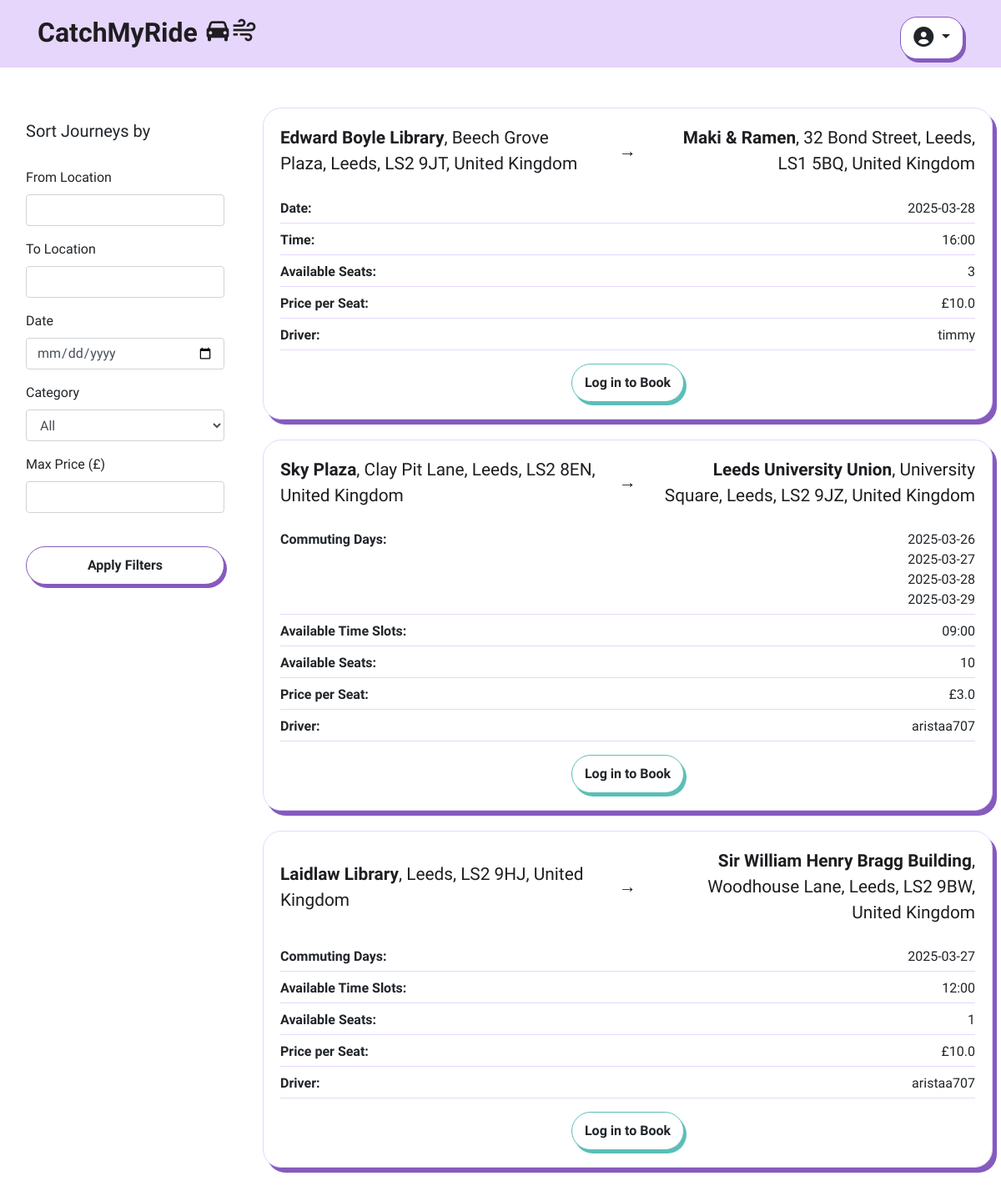
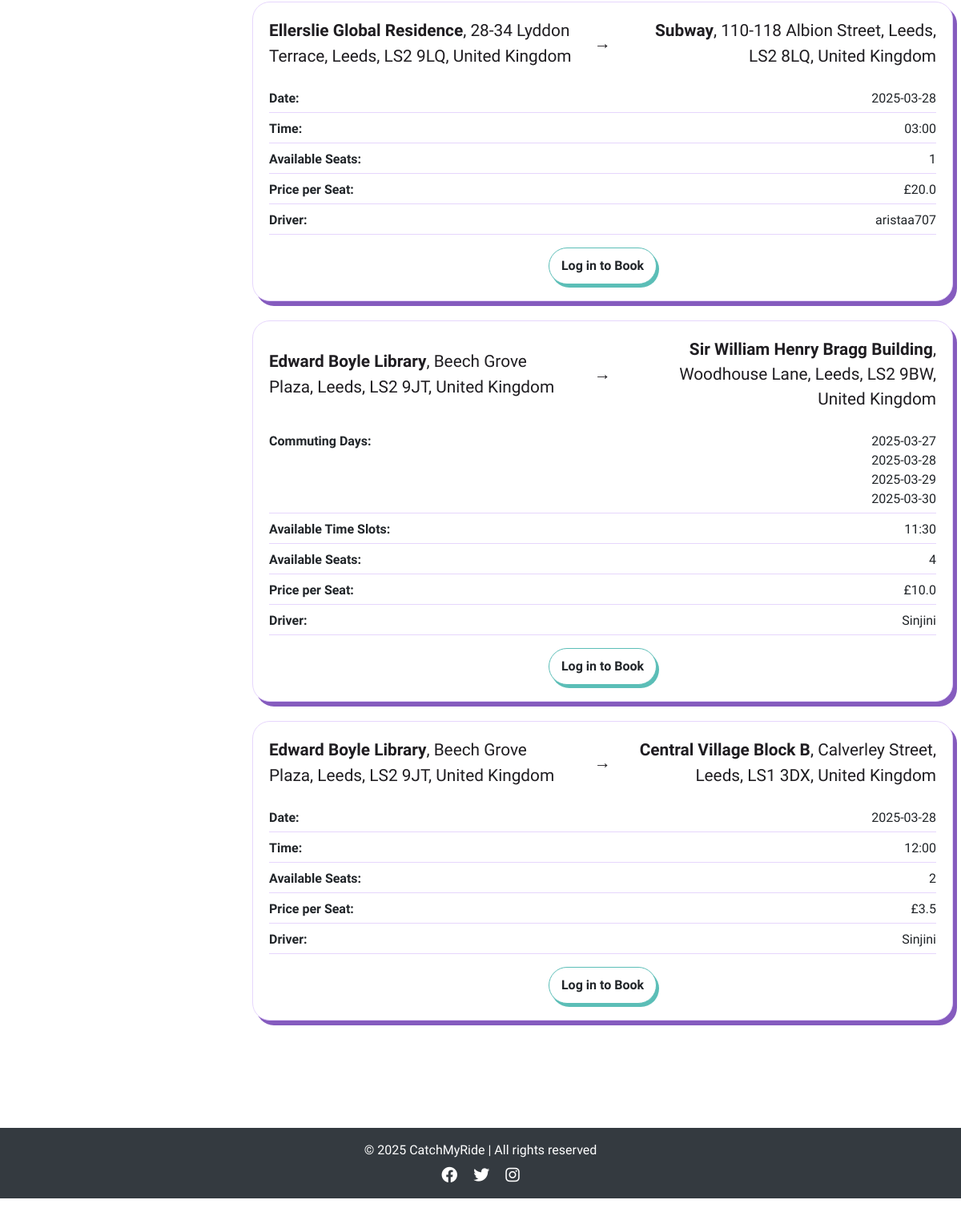
The page /view_journeys on the database its author committed (2 pictures, top to bottom).
### app/models.py (models this page shows, shortened)
class publish_ride(db.Model):
    id = db.Column(db.Integer, primary_key=True)
    driver_id = db.Column(db.Integer, db.ForeignKey('user.id'), nullable=False)
    driver_name = db.Column(db.String(100), nullable=False)  # Added Driver Name
    from_location = db.Column(db.String(200), nullable=False)
    to_location = db.Column(db.String(200), nullable=False)
    date_time = db.Column(db.DateTime, nullable=True)  # Now optional
    available_seats_per_date = db.Column(db.JSON, nullable=True)
    price_per_seat = db.Column(db.Float, nullable=False)
    category = db.Column(db.String(50), nullable=False)
    recurrence_dates = db.Column(db.String(255), nullable=True)
    commute_times = db.Column(db.String(255), nullable=True)  # Stores commute time slots
    is_available = db.Column(db.Boolean, default=True)

### app/views.py (the view)
@app.route('/view_journeys')
def view_journeys():
    db.session.commit()
    db.session.expire_all()
    journeys = publish_ride.query.all()
    booked_journey_ids = set()
    if current_user.is_authenticated:
        booked_journey_ids = {booking.ride_id for booking in book_ride.query.filter_by(user_id=current_user.id).all()}
    for journey in journeys:
        try:
            journey.seat_tracking = json.loads(journey.available_seats_per_date) if journey.available_seats_per_date else {}
        except (json.JSONDecodeError, TypeError):
            journey.seat_tracking = {}  # Prevent errors if data is invalid
        journey.user_has_booked = journey.id in booked_journey_ids
    return render_template('view_journeys.html', journeys=journeys, user=current_user)

### app/views.py (called while the page is built)
@app.before_request
def check_redirect_after_login():
    if 'redirect_after_login' in session and current_user.is_authenticated:
        redirect_path = session.pop('redirect_after_login')
        return redirect(redirect_path)

@app.context_processor
def inject_user():
    return dict(user=current_user)

### app/templates/view_journeys.html (shortened to what this page needs)
{% extends "base.html" %}
{% block content %}
<div class="container-fluid my-5">
    <div class="row">
        <div class="col-md-3">
            <div class="filter-sidebar p-3">
                <h5>Sort Journeys by</h5>
                <br>
                <form id="journeyFilters">
                    <div class="mb-3">
                        <label for="filterFrom" class="form-label">From Location</label>
                        <input type="text" class="form-control" id="filterFrom">
                    </div>
                    <div class="mb-3">
                        <label for="filterTo" class="form-label">To Location</label>
                        <input type="text" class="form-control" id="filterTo">
                    </div>
                    <div class="mb-3">
                        <label for="filterDate" class="form-label">Date</label>
                        <input type="date" class="form-control" id="filterDate">
                    </div>
                    <div class="mb-3">
                        <label for="filterCategory" class="form-label">Category</label>
                        <select class="form-control" id="filterCategory">
                            <option value="">All</option>
                        </select>
                    </div>
                    <div class="mb-3">
                        <label for="filterPrice" class="form-label">Max Price (£)</label>
                        <input type="number" class="form-control" id="filterPrice">
                    </div>
                    <br>
                    <button type="button" id="applyFilters" class="btn btn-base btn-one w-100">Apply Filters</button>
                </form>
            </div>
        </div>
        <div class="col-md-9 card-list-container">
            {% if journeys %}
                <div class="row">
                    {% for journey in journeys %}
                        <div class="col-12 mb-4">
                            <div class="card">
                                <div class="card-body">
                                    <div class="journey-title-container">
                                        <div class="from">
                                            <strong>{{ journey.from_location.split(',')[0] }}</strong>{{ journey.from_location.replace(journey.from_location.split(',')[0], '') }}
                                        </div>
                                        <div class="arrow">→</div>
                                        <div class="to">
                                            <strong>{{ journey.to_location.split(',')[0] }}</strong>{{ journey.to_location.replace(journey.to_location.split(',')[0], '') }}
                                        </div>
                                    </div>
                                    <div class="journey-details">
                                        {% if journey.category == "one-time" %}
                                            <div class="detail-item">
                                                <span class="detail-heading">Date:</span>
                                                <span>{{ journey.date_time.strftime('%Y-%m-%d') }}</span>
                                            </div>
                                            <div class="detail-item">
                                                <span class="detail-heading">Time:</span>
                                                <span>{{ journey.date_time.strftime('%H:%M') }}</span>
                                            </div>
                                        {% elif journey.category == "commuting" %}
                                            <div class="detail-item">
                                                <span class="detail-heading">Commuting Days:</span>
                                                <ul class="date-list">
                                                    {% for date in journey.recurrence_dates.split(',') %}
                                                    <li>{{ date.strip() }}</li>
                                                    {% endfor %}
                                                </ul>
                                            </div>
                                            <div class="detail-item">
                                                <span class="detail-heading">Available Time Slots:</span>
                                                <span>
                                                    {% if journey.commute_times %}
                                                        {{ journey.commute_times | replace(',', ', ') }}
                                                    {% else %}
                                                        N/A
                                                    {% endif %}
                                                </span>
                                            </div>
                                        {% endif %}
                                        <div class="detail-item">
                                            <span class="detail-heading">Available Seats:</span>
                                            <span>{{ journey.seat_tracking.values() | max if journey.seat_tracking else 0 }}</span>
                                        </div>
                                        <div class="detail-item">
                                            <span class="detail-heading">Price per Seat:</span>
                                            <span>£{{ journey.price_per_seat }}</span>
                                        </div>
                                        <div class="detail-item">
                                            <span class="detail-heading">Driver:</span>
                                            <span>{{ journey.driver_name }}</span>
                                        </div>
                                    </div>
                                    <div class="text-center mt-3">
                                        {% if user and journey.user_has_booked %}
                                            {% if journey.category == "one-time" %}
                                                <form action="{{ url_for('book_onetime', ride_id=journey.id) }}" method="get">
                                            {% elif journey.category == "commuting" %}
                                                <form action="{{ url_for('book_commuting', ride_id=journey.id) }}" method="get">
                                            {% endif %}
                                            <button type="submit" class="btn btn-base btn-green">Rebook</button>
                                        </form>
                                        {% else %}
                                            {% if journey.seat_tracking and journey.seat_tracking.values() | max > 0 %}
                                                {% if user.is_authenticated %}
                                                    {% if journey.category == "one-time" %}
                                                        <form action="{{ url_for('book_onetime', ride_id=journey.id) }}" method="get">
                                                    {% elif journey.category == "commuting" %}
                                                        <form action="{{ url_for('book_commuting', ride_id=journey.id) }}" method="get">
                                                    {% endif %}
                                                    <button type="submit" class="btn btn-base btn-one">Book</button>
                                                </form>
                                                {% else %}
                                                    <a href="{{ url_for('login') }}" class="btn btn-base btn-blue" data-bs-target="#loginModal" data-bs-toggle="modal" data-bs-dismiss="modal">Log in to Book</a>
                                                {% endif %}
                                            {% else %}
                                                <button class="btn btn-base btn-red" disabled>Fully Booked</button>
                                            {% endif %}
                                        {% endif %}
                                    </div>
                                </div>
                            </div>
                        </div>
                    {% endfor %}
                </div>
            {% else %}
                <p class="text-center mt-4">No journeys available at the moment.</p>
            {% endif %}
        </div>
    </div>
</div>
{% endblock %}

### app/templates/base.html (shortened to what this page needs)
<!DOCTYPE html>
<html lang="en">
<head>
    <link rel="stylesheet" href="https://stackpath.bootstrapcdn.com/bootstrap/4.2.1/css/bootstrap.min.css">
    <link rel="stylesheet" href="{{ url_for('static', filename='style.css') }}">
    <link rel="stylesheet" href="https://cdnjs.cloudflare.com/ajax/libs/font-awesome/6.0.0-beta3/css/all.min.css">
    <link href='https://unpkg.com/boxicons@2.1.4/css/boxicons.min.css' rel='stylesheet'>
    <link rel="stylesheet" href="https://cdn.jsdelivr.net/npm/flatpickr/dist/flatpickr.min.css">
    <link rel="stylesheet" href="https://unpkg.com/leaflet/dist/leaflet.css" />
</head>
<body class="{% block body_class %}{% endblock %}">
    <div class="flex-wrapper">
    <nav class="navbar">
        <div class="container navbar-container d-flex align-items-baseline justify-content-between">
            <a class="navbar-brand navbar-logo" href="/" aria-label="Catch My Ride Logo" title="Go to home page">
                CatchMyRide <i class='bx bxs-car logo-icon'></i><i class='bx bx-wind logo-icon' ></i>
            </a>
            <div class="dropdown">
                {% if user.is_authenticated %}
                    <button class="btn btn-base btn-profile dropdown-toggle" type="button" id="profileDropdown" data-bs-toggle="dropdown" aria-haspopup="true" aria-expanded="false">
                        {{ user.username }}
                    </button>
                    <div class="dropdown-menu">
                        <a href="{{ url_for('dashboard') }}" class="dropdown-item">
                            <i class='bx bx-home'></i> Dashboard
                        </a>
                        <form id="logout-form" action="{{ url_for('logout') }}" method="POST">
                            <button type="submit" class="dropdown-item"><i class='bx bx-exit'></i>Logout</button>
                        </form>
                    </div>
                {% else %}
                    <button class="btn btn-base btn-profile dropdown-toggle" type="button" id="profileDropdown" data-bs-toggle="dropdown" aria-haspopup="true" aria-expanded="false">
                        <i class="fa-solid fa-user-circle fa-lg"></i>
                    </button>
                {% endif %}
            </div>
        </div>
    </nav>
    <main>
        {% block content %}{% endblock %}
    </main>
    <br>
    <footer class="bg-dark text-white text-center py-3 mt-5">
        <div class="container">
            <p class="mb-0">© 2025 CatchMyRide | All rights reserved</p>
            <div class="social-links mt-2">
                <a href="#" class="text-white mx-2"><i class="fa-brands fa-facebook fa-lg"></i></a>
                <a href="#" class="text-white mx-2"><i class="fa-brands fa-twitter fa-lg"></i></a>
                <a href="#" class="text-white mx-2"><i class="fa-brands fa-instagram fa-lg"></i></a>
            </div>
        </div>
    </footer>
</body>
</html>

### app/static/style.css (style rules this page uses)
body { margin: 0; background-color: #fff; font-family: "Oxanium", serif; font-weight: 300; }
i { font-size: 1.2rem; }
a { color: #855bbe; font-weight: bold; text-decoration: none; transition: color 0.3s ease-in-out; }
.navbar .container { display: flex; flex-direction: row; align-items: center; justify-content: space-between; }
.navbar { background-color: #e6d6fc; text-align: center; padding: 10px 0; }
.navbar-logo, .navbar-logo:hover { color: #1f1d21; font-family: "Shrikhand", serif; font-size: 2rem; }
.logo-icon { font-size: 2rem; }
.btn-base { padding: 10px 15px; border-radius: 23px; font-weight: bold; transition: all 0.2s ease-in-out; background-color: white; color: var(--text-color); border: 1px solid var(--border-color); box-shadow: 3px 4px 0px var(--shadow-color); }
.btn-one { --color: #1f1d21; --border-color: #855bbe; --shadow-color: #855bbe; --bg-color: #e6d6fc; }
.btn-profile { --color: #1f1d21; --border-color: #855bbe; --bg-color: #e6d6fc; --shadow-color: #855bbe; font-size: 1.2rem; border-radius: 20px; }
.btn-blue { --color: #1f1d21; --border-color: #5BBEB7; --bg-color: #C8E9E7; --shadow-color: #5BBEB7; }
.card { border-radius: 22px; border-color: #e6d6fc; box-shadow: 5px 6px 0px #855bbe; transition: transform 0.2s ease-in-out; }
.card-list-container { max-height: 80vh; overflow-y: auto; overflow-x: hidden; padding-right: 10px; }
.card .text-center { margin-top: 15px; }
.journey-title-container { display: flex; justify-content: space-between; align-items: center; text-align: center; font-size: 1.3rem; font-weight: 400; color: #1f1d21; margin-bottom: 25px; flex-wrap: nowrap; overflow-x: hidden; gap: 1rem; }
.journey-title-container .from { flex: 1; text-align: left; }
.journey-title-container .to { flex: 1; text-align: right; }
.journey-title-container .arrow { width: 40px; text-align: center; font-weight: bold; display: flex; align-items: center; justify-content: center; }
.journey-details { display: flex; flex-direction: column; gap: 8px; }
.detail-item { display: flex; justify-content: space-between; border-bottom: 1px solid #e6d6fc; padding-bottom: 5px; }
.date-list { margin: 0; }
.date-list li { display: block; }
.detail-heading { font-weight: 600; }

### rows shown on the page
publish_ride: from_location "Edward Boyle Library", from_location.replace ", Beech Grove Plaza, Leeds, LS2 9JT, United Kingdom", to_location "Maki & Ramen", to_location.replace ", 32 Bond Street, Leeds, LS1 5BQ, United Kingdom", date_time "2025-03-28", date_time "16:00", seat_tracking.values|max "3", price_per_seat "10.0", driver_name "timmy"
publish_ride: from_location "Sky Plaza", from_location.replace ", Clay Pit Lane, Leeds, LS2 8EN, United Kingdom", to_location "Leeds University Union", to_location.replace ", University Square, Leeds, LS2 9JZ, United Kingdom", strip "2025-03-26" "2025-03-27" "2025-03-28" "2025-03-29", commute_times "09:00", seat_tracking.values|max "10", price_per_seat "3.0", driver_name "aristaa707"
publish_ride: from_location "Laidlaw Library", from_location.replace ", Leeds, LS2 9HJ, United Kingdom", to_location "Sir William Henry Bragg Building", to_location.replace ", Woodhouse Lane, Leeds, LS2 9BW, United Kingdom", strip "2025-03-27", commute_times "12:00", seat_tracking.values|max "1", price_per_seat "10.0", driver_name "aristaa707"
publish_ride: from_location "Ellerslie Global Residence", from_location.replace ", 28-34 Lyddon Terrace, Leeds, LS2 9LQ, United Kingdom", to_location "Subway", to_location.replace ", 110-118 Albion Street, Leeds, LS2 8LQ, United Kingdom", date_time "2025-03-28", date_time "03:00", seat_tracking.values|max "1", price_per_seat "20.0", driver_name "aristaa707"
publish_ride: from_location "Edward Boyle Library", from_location.replace ", Beech Grove Plaza, Leeds, LS2 9JT, United Kingdom", to_location "Sir William Henry Bragg Building", to_location.replace ", Woodhouse Lane, Leeds, LS2 9BW, United Kingdom", strip "2025-03-27" "2025-03-28" "2025-03-29" "2025-03-30", commute_times "11:30", seat_tracking.values|max "4", price_per_seat "10.0", driver_name "Sinjini"
publish_ride: from_location "Edward Boyle Library", from_location.replace ", Beech Grove Plaza, Leeds, LS2 9JT, United Kingdom", to_location "Central Village Block B", to_location.replace ", Calverley Street, Leeds, LS1 3DX, United Kingdom", date_time "2025-03-28", date_time "12:00", seat_tracking.values|max "2", price_per_seat "3.5", driver_name "Sinjini"
